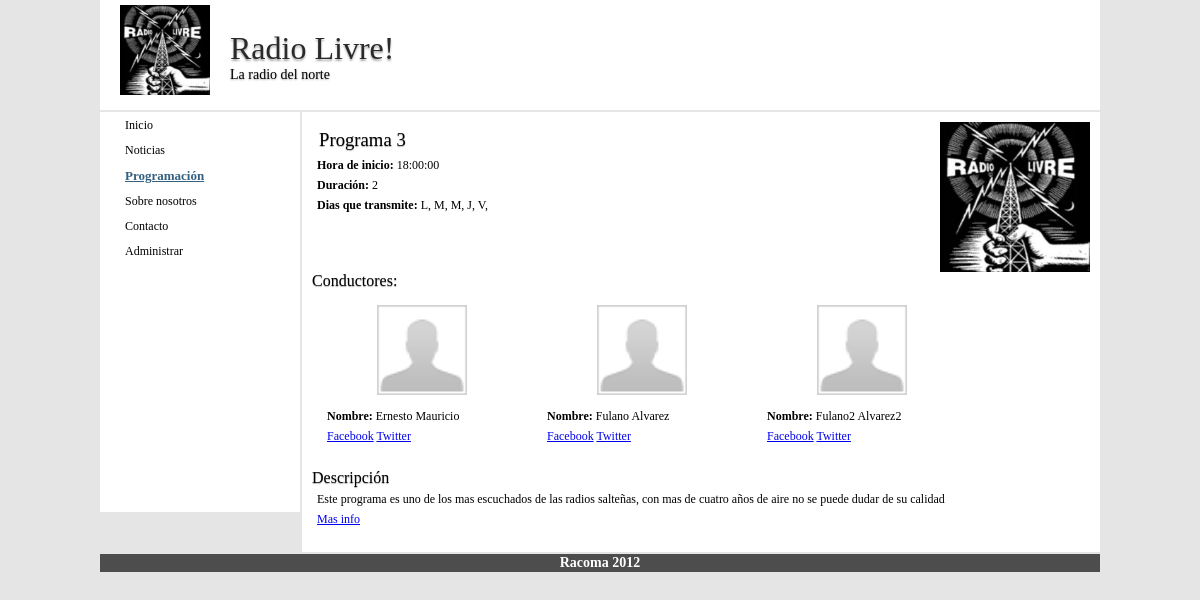
Page /index.php/shows/view/3 on the committed database.
### application/controllers/shows.php (called while the page is built, shortened)
<?php
class Shows extends CI_Controller {
    public function __construct()
    {
        $this->load->model('programs_model');
        $this->load->helper(array ('url','various'));
        $this->menu = menu_ul('shows');
    }
    public function view($id)
    {
        $data['show'] = $this->programs_model->get_shows($id);
        $this->load->model('broadcasters_programs_model');
        $data['broadcasters'] = $this->broadcasters_programs_model->get_broadcasters($id);
        $data['title'] = $data['show']['name'];
        $data['menu'] = $this->menu;
        $this->load->view('templates/header', $data);
        $this->load->view('shows/view', $data);
        $this->load->view('templates/footer');
    }
}

### index.php (called while the page is built, shortened)
<?php
require_once BASEPATH.'core/CodeIgniter.php';

### application/models/programs_model.php (called while the page is built, shortened)
<?php
class Programs_model extends CI_Model {
    public function get_shows($id = FALSE)
    {
        $query = $this->db->get_where('programs', array('id' => $id));
        return $query->row_array();
    }
}

### application/helpers/various_helper.php (called while the page is built)
<?php if ( ! defined('BASEPATH')) exit('No direct script access allowed');
function convert_to_days($param = FALSE)
{
    $days_cod = explode(',', $param);
    $days_as_string = '';
    $days = array('L','M','M','J','V','S','D' );
    for ($i=0; $i < 7 ; $i++)
    {
        if ($days_cod[$i] === '1')
        {
           $days_as_string .= $days[$i].', ';
        }
    }
    return $days_as_string;
}

### application/models/broadcasters_programs_model.php (called while the page is built, shortened)
<?php
class Broadcasters_programs_model extends CI_Model{
    public function get_broadcasters($program_id = FALSE)
    {
        $this->db->select('*');
        $this->db->from('broadcasters');
        $this->db->join('broadcasters_programs', 'broadcasters.id = broadcasters_programs.broadcaster_id', 'inner');
        $this->db->where('program_id',$program_id);
        $query = $this->db->get();
        return $query->result_array();
    }
}

### application/views/shows/view.php (the view)
<div class="show">
        <img id="show_logo_medium" src="<?php echo 'www/img/trial-logo.jpeg'?>" width="150px" height="150px">
        <h3 ><?php echo anchor("shows/view/$show[id]",$show['name'], 'class = page-title') ?></h3>
        <p><strong>Hora de inicio: </strong><?php echo $show['hour_start']?></p>
        <p><strong>Duración: </strong><?php echo $show['duration']?></p>
        <p><strong>Dias que transmite: </strong><?php echo convert_to_days($show['calendar'])?></p>
        <h4 style="clear: right;">Conductores: </h4>
        <div class='inner_box'>
        <?php if (count($broadcasters) === 0){ ?>
            <p>No hay informacion de los conductores.</p>
        <?php }else foreach ($broadcasters as $broadcaster): ?>
            <div class='broadcaster_box'>
            <img src="<?php echo $broadcaster['profile_photo'] ? $broadcaster['profile_photo'] :'www/img/no_logo_robado.gif'?>" alt="Not found" width="90px" height="90px">
            <p><strong>Nombre: </strong><?php echo $broadcaster['first_name'].' '.$broadcaster['last_name']?></p>
            <p><?php echo anchor($broadcaster['facebook_url'], 'Facebook').' '.anchor($broadcaster['twitter_url'], 'Twitter')?></p>
            </div>
        <?php endforeach ?>
        </div>
        <h4> Descripción </h4>
        <p><?php echo $show['description'] ?></p>
        <p><?php echo anchor("shows/view/$show[id]",'Mas info')?></p>
</div>

### application/helpers/navigation_helper.php (shortened to what this page needs)
<?php  if ( ! defined('BASEPATH')) exit('No direct script access allowed');
if ( ! function_exists('menu_ul'))
{
    function menu_ul($sel = 'home')
   {
        $CI =& get_instance();
        $items = $CI->config->item('navigation');
        $menu = '<ul class="main_nav">'."\n";
        foreach($items as $item)
        {
            $current = (in_array($sel, $item)) ? ' class="current"' : '';
            $id = (!empty($item['id'])) ? ' id="'.$item['id'].'"' : '';
            $menu .= '<li'.$current.'>'.anchor($item['link'],$item['title'],$id).'</li>'."\n";
        }
        $menu .= '</ul>'."\n";
        return $menu;
    }
}

### application/views/templates/header.php (shortened to what this page needs)
<!DOCTYPE html PUBLIC "-//W3C//DTD XHTML 1.0 Strict//EN" "http://www.w3.org/TR/xhtml1/DTD/xhtml1-strict.dtd">
<html xmlns="http://www.w3.org/1999/xhtml" xml:lang="en" lang="en">
<head>
    <link rel="stylesheet" href="www/css/estilo_nel.css" type="text/css" media="screen" />
</head>
<body>
<div align="center"><div class="body">
    <div class="header">
        <img src="<?php echo 'www/img/trial-logo.jpeg'?>" class="title_logo" width="90px" height="90px">
        <h1><?php echo 'Radio Livre!'?></h1>
        <h4><?php echo 'La radio del norte'?></h4>
    </div>
    <div class="left_area">
        <?php echo $menu ?>
    </div>
    <div class="main_area">

### application/views/templates/footer.php
    </div>
    <div class="footer">
        <p> <strong>Racoma 2012</strong>
        </p>
    </div>
</div></div>
</body>
</html>

### www/css/estilo_nel.css (style rules this page uses)
body { background-color: #E5E5E5; font-family: Verdana; }
h1, h2, h3 { font-weight: 200; text-shadow: 0 1px 1px #AAA; }
h2, h3, h4 { text-align: left; font-weight: 200; text-shadow: 0 1px 1px #AAA; }
* { margin: 0; padding: 0; }
.body { width: 1000px; }
.header { background-color:#FFF; height: 110px; margin-bottom: 2px; }
.header img { float: left; padding-left: 20px; padding-top: 5px; }
.header h1 { padding: 0px; margin: 0px; padding-top: 30px; margin-left: 130px; text-align: left; color: #2A2A2A; text-shadow: 0 2px 2px #AAA; }
.header h4 { font-size: 14px; margin: 0px; padding: 0px; font-weight: 100; margin-left: 130px; text-align: left; text-shadow: 0 1px 2px #AAA; }
.left_area { width: 200px; background-color: #FFF; display:block; float:left; margin-top: 0px; margin-bottom: 2px; margin-right: 2px; min-height: 400px; height: auto; }
.left_area ul { list-style-type: none; margin:0; padding:0; }
.left_area li { margin:2px; padding:0; }
.left_area li a { color: #000; font-family: Verdana; font-size:12px; text-decoration:none; text-align:left; display:block; width: 150px; padding:4px 0; -webkit-border-radius: 2px; -moz-border-radius: 2px; border-radius: 2px; }
.left_area li.current a { font-size: 13px; font-weight: 900; color: #346080; text-decoration: underline; top:2px }
.page-title { text-decoration: none; color: #000000; }
.main_area { background-color: #FFF; margin-top: 0px; margin-bottom: 2px; width: 778px; padding: 10px; float: right; min-height: 400px; padding-bottom: 20px; }
.main_area p { font-family: Verdana; font-size: 12px; text-align: left; margin: 5px; }
.main_area h1, h3 { margin: 7px; }
.footer { color: #FFF; background-color: #4D4D4D; margin-top: 0px; margin-bottom: 1px; padding: 1px; clear: both; font-size: 14px; font-family: verdana; }
.inner_box { padding: 5px; overflow: auto; }
.show { overflow: auto; }
#show_logo_medium { float:right; }
.broadcaster_box { width: 200px; float: left; margin-right: 10px; margin-bottom: 10px; padding: 5px; -webkit-border-radius: 5px; -moz-border-radius: 5px; border-radius: 5px; }
.broadcaster_box img { margin: 5px; }

### rows in the picture
programs: id+name "Programa 3", hour_start "18:00:00", duration "2", calendar "L, M, M, J, V,", description "Este programa es uno de los mas escuchados de las radios salteñas, con mas de cuatro años de aire no se puede dudar de su calidad", id "Mas info"
broadcasters_programs: broadcaster.first_name "Ernesto", broadcaster.last_name "Mauricio", broadcaster.facebook_url "Facebook", broadcaster.twitter_url "Twitter"
broadcasters_programs: broadcaster.first_name "Fulano", broadcaster.last_name "Alvarez", broadcaster.facebook_url "Facebook", broadcaster.twitter_url "Twitter"
broadcasters_programs: broadcaster.first_name "Fulano2", broadcaster.last_name "Alvarez2", broadcaster.facebook_url "Facebook", broadcaster.twitter_url "Twitter"

### other values in the picture
anchor($item['link'],$item['title'],$id) "Inicio"
anchor($item['link'],$item['title'],$id) "Noticias"
anchor($item['link'],$item['title'],$id) "Programación"
anchor($item['link'],$item['title'],$id) "Sobre nosotros"
anchor($item['link'],$item['title'],$id) "Contacto"
anchor($item['link'],$item['title'],$id) "Administrar"
